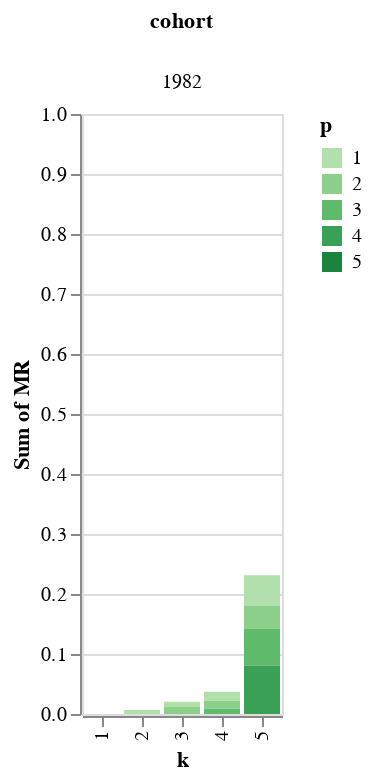

Here is the notebook cell this chart was saved with:
### Code cell
d_plus = alt.Chart(source[source["k"]>source["p"]]).mark_bar().encode(
    column = "cohort",
    x = alt.X("k:O", scale=alt.Scale(domain=(list(range(1,6)))) ),
    y = alt.Y('sum(MR):Q', scale=alt.Scale(domain=(0,1))),
    color = alt.Color('p:O', 
        scale=alt.Scale(
            scheme="greens",domain=(list(range(1,6)))
            ))
    )

d_same = alt.Chart(source[source["k"]==source["p"]]).mark_bar().encode(
    column = "cohort",
    x = alt.X("k:O", scale=alt.Scale(domain=(list(range(1,6)))) ),
    y = alt.Y('sum(MR):Q', scale=alt.Scale(domain=(0,1))),
    color = alt.Color('p:O', 
        scale=alt.Scale(
            scheme="oranges",domain=(list(range(1,6)))
            ))
    )

d_min = alt.Chart(source[source["k"] < source["p"]]).mark_bar().encode(
    column = "cohort",
    x = alt.X("k:O", scale=alt.Scale(domain=(list(range(1,6)))) ),
    y = alt.Y('sum(MR):Q', scale=alt.Scale(domain=(0,1))),
    color = alt.Color('p:O', 
        scale=alt.Scale(
            scheme="reds",domain=(list(range(1,6)))
            ))
    )

d_plus

### Figure 1 — Vega-Lite specification as saved in the notebook (floating-point values rounded to 4 significant figures)
{"config": {"view": {"continuousWidth": 400, "continuousHeight": 300}}, "data": {"name": "data-e0cd2e81e599f1705cac46726b76be80"}, "mark": "bar", "encoding": {"color": {"type": "ordinal", "field": "p", "scale": {"domain": [1, 2, 3, 4, 5], "scheme": "greens"}}, "column": {"type": "quantitative", "field": "cohort"}, "x": {"type": "ordinal", "field": "k", "scale": {"domain": [1, 2, 3, 4, 5]}}, "y": {"type": "quantitative", "aggregate": "sum", "field": "MR", "scale": {"domain": [0, 1]}}}, "$schema": "https://vega.github.io/schema/vega-lite/v4.8.1.json", "datasets": {"data-e0cd2e81e599f1705cac46726b76be80": [{"k": 2, "p": 1, "MR": 0.00653, "cohort": 1982}, {"k": 3, "p": 1, "MR": 0.008649, "cohort": 1982}, {"k": 4, "p": 1, "MR": 0.01507, "cohort": 1982}, {"k": 5, "p": 1, "MR": 0.05026, "cohort": 1982}, {"k": 3, "p": 2, "MR": 0.01161, "cohort": 1982}, {"k": 4, "p": 2, "MR": 0.01299, "cohort": 1982}, {"k": 5, "p": 2, "MR": 0.03871, "cohort": 1982}, {"k": 4, "p": 3, "MR": 0.008902, "cohort": 1982}, {"k": 5, "p": 3, "MR": 0.06141, "cohort": 1982}, {"k": 5, "p": 4, "MR": 0.08088, "cohort": 1982}]}}
